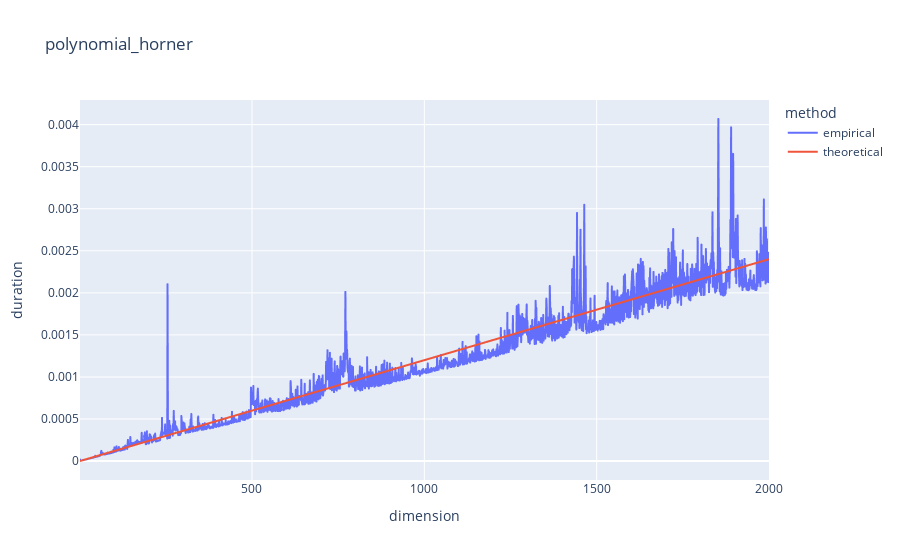

This figure's notebook cell:
### Code cell
dimensions, durations_emp, title = main("polynomial_horner")
durations_th = [0.0000012 * dimensions[i] for i in range(len(dimensions))]
visualization(dimensions, durations_emp, durations_th, title)

### Figure 1 — Plotly figure (JSON) as saved in the notebook; plotly's stock layout.template omitted (floating-point values rounded to 4 significant figures; data arrays with more than 128 entries replaced by an {"elided": "..."} marker saying what was removed)
{"data": [{"hovertemplate": "method=empirical<br>dimension=%{x}<br>duration=%{y}<extra></extra>", "legendgroup": "empirical", "line": {"color": "#636efa", "dash": "solid"}, "marker": {"symbol": "circle"}, "mode": "lines", "name": "empirical", "showlegend": true, "type": "scattergl", "x": {"elided": "2000 int values"}, "xaxis": "x", "y": {"elided": "2000 float values"}, "yaxis": "y"}, {"hovertemplate": "method=theoretical<br>dimension=%{x}<br>duration=%{y}<extra></extra>", "legendgroup": "theoretical", "line": {"color": "#EF553B", "dash": "solid"}, "marker": {"symbol": "circle"}, "mode": "lines", "name": "theoretical", "showlegend": true, "type": "scattergl", "x": {"elided": "2000 int values"}, "xaxis": "x", "y": {"elided": "2000 float values"}, "yaxis": "y"}], "layout": {"legend": {"title": {"text": "method"}, "tracegroupgap": 0}, "title": {"text": "polynomial_horner"}, "xaxis": {"anchor": "y", "domain": [0, 1], "title": {"text": "dimension"}}, "yaxis": {"anchor": "x", "domain": [0, 1], "title": {"text": "duration"}}}}
